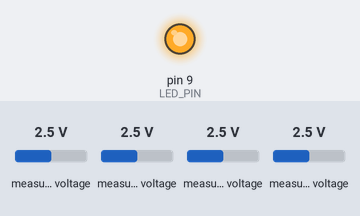
A sketch run on a simulated Arduino Uno, built with avr-gcc and run on an emulated ATmega328P. Shown: output pins drawn as LEDs (lit = HIGH). The inputs (shaded band) are chosen by the test bench; at power-on: measured voltage 2.5 V.

Above: at 4.0 s.
Timing chart, 0 to 11.1 s (numbered marks = the images above):
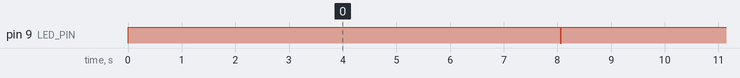

Measured:
- by itself, pin 9 (LED_PIN): repeats every 8.6 s: LOW 0.02 s, HIGH 0.25 s, LOW 0.25 s, HIGH 8.1 s

The sketch:

Van_Conversion3.ino
```cpp
/*
 * LiPo Balancer Top balance BMS control software:
 *  - Every 8 seconds wake up from sleep and take ADC readings from each channel of the ADS1115 16 bit ADCs.
 *  - Keep a moving average of the last few readings and calculate the cell voltages
 *  - Top balance the cells:
 *    # If any cell is > 0.02 volts from the minimum cell and the pack is above 24v then discharge the higher cells
 *
 *  - If any 1 cell leaves the 3.00 - 4.25volt range then do a slightly different flash pattern using the LED
 *
 *  The BMS draws about 500uA average current. It flashes an LED every 8 seconds to indicate that it is alive.
 */

// **** INCLUDES *****
#include "LowPower.h"
#include "Average.h"
#include <Wire.h>
#include <Adafruit_ADS1015.h>

// **** DEFINES ******
#define DC_CELL_0_PIN                     A3
#define DC_CELL_1_PIN                     A2
#define DC_CELL_2_PIN                     A1
#define DC_CELL_3_PIN                     A0
#define DC_CELL_4_PIN                     13
#define DC_CELL_5_PIN                     12
#define LED_PIN                           9

#define CELL_0_V_CONST                    0.99069         // These are calibration constants which I calculated by apply voltages to pins and seeing what ADC readings they gave
#define CELL_1_V_CONST                    0.99790
#define CELL_2_V_CONST                    0.99840
#define CELL_3_V_CONST                    1.00463
#define CELL_4_V_CONST                    1.00171
#define CELL_5_V_CONST                    1.00249

#define MIN_CELL_VOLTAGE                  3000            // The Warning LED flash starts when any cell dips below this voltage
#define MAX_CELL_VOLTAGE                  4250            // Likewise if a cell goes above this

#define BALANCE_PACK_VOLTAGE_KICK_IN_MV   24000           // Don't do any balancing unless the pack is above this voltage. We aim to top balance
#define START_BALANCING_THRESHOLD_MV      20              // Only balance if cells are mismatched more than this voltage

#define FILTER_LENGTH                     12              // Length of the moving average filter in which cell_voltages are filtered. 12 @ 8secs/reading = 96 second refresh

//#define DEBUG                                           // If this is commented out then the BMS uses a slightly smaller amount of power.

// **** Function declarations *****
void Read_Voltages();
void Check_Cell_ranges();
void Stop_Discharges();
void Set_Discharges();
void Print_Cell_Voltages();
void Initialise_Avg_Filters();

// **** Variables *****
int Pack_mVoltage;
int Cell_mVoltage[6];
float Cell_ADC_Readings[6];

byte Cell_Warning_Flags;
byte Cell_Discharge_Flags;

Adafruit_ADS1115 ads1(0x48);
Adafruit_ADS1115 ads2(0x49);

Average          Average0(FILTER_LENGTH);
Average          Average1(FILTER_LENGTH);
Average          Average2(FILTER_LENGTH);
Average          Average3(FILTER_LENGTH);
Average          Average4(FILTER_LENGTH);
Average          Average5(FILTER_LENGTH);
Average          Average6(FILTER_LENGTH);                                                                                // This one is for the pack voltage

// ######################################################################################################################
// ----------------------------------------------------------------------------------------------------------------------
// ######################################################################################################################
void setup(void)
{
  #ifdef DEBUG
    // Start USART
    Serial.begin(115200);
    Serial.println("Starting Up...");
    delay(50);
  #endif

  //Configure pins
  pinMode(LED_PIN, OUTPUT);
  pinMode(DC_CELL_0_PIN, OUTPUT);
  pinMode(DC_CELL_1_PIN, OUTPUT);
  pinMode(DC_CELL_2_PIN, OUTPUT);
  pinMode(DC_CELL_3_PIN, OUTPUT);
  pinMode(DC_CELL_4_PIN, OUTPUT);
  pinMode(DC_CELL_5_PIN, OUTPUT);

  digitalWrite(LED_PIN, HIGH);                                                                                          // LED is active LOW
  Stop_Discharges();

  // Start the ADC drivers
  ads1.setGain(GAIN_ONE);
  ads1.begin();

  ads2.setGain(GAIN_ONE);
  ads2.begin();

  Initialise_Avg_Filters();
}

void loop(void)
{
  LowPower.powerDown(SLEEP_8S, ADC_OFF, BOD_ON);                                                                        // This enters a very low power mode

  Stop_Discharges();                                                                                                    // Don't want cell discharging to effect ADC readings
  delay(1);                                                                                                             // Allow things to settle before reading ADCs

  Read_Voltages();                                                                                                      // Read all the ADC channels once
  digitalWrite(LED_PIN, LOW);                                                                                           // Flash indicator LED to show system is active
  Check_Cell_ranges();                                                                                                  // If any cell out of range, warn of that
  Set_Discharges();                                                                                                     // Start any cells >4.15v discharging

  #ifdef DEBUG
    Print_Cell_Voltages();
    delay(60);                                                                                                          // Data needs time to export
  #else
    LowPower.idle(SLEEP_15MS, ADC_OFF, TIMER2_OFF, TIMER1_OFF, TIMER0_OFF, SPI_OFF, USART0_OFF, TWI_OFF);
  #endif

  digitalWrite(LED_PIN, HIGH);                                                                                          // Turn LED off before going low power again

  if(Cell_Warning_Flags)  {
    LowPower.idle(SLEEP_250MS, ADC_OFF, TIMER2_OFF, TIMER1_OFF, TIMER0_OFF, SPI_OFF, USART0_OFF, TWI_OFF);
    digitalWrite(LED_PIN, LOW);
    LowPower.idle(SLEEP_250MS, ADC_OFF, TIMER2_OFF, TIMER1_OFF, TIMER0_OFF, SPI_OFF, USART0_OFF, TWI_OFF);
    digitalWrite(LED_PIN, HIGH);
  }
}

// ######################################################################################################################
// ----------------------------------------------------------------------------------------------------------------------
// ######################################################################################################################
void Read_Voltages()
{
  // Read the ADCs to calculate the cell voltages. Use an average filter so that the CellVoltages are averaged over the last 10 readings.

  Cell_ADC_Readings[0] = (float)ads1.readADC_SingleEnded(3) * CELL_0_V_CONST;
  Cell_ADC_Readings[1] = (float)ads1.readADC_SingleEnded(2) * CELL_1_V_CONST;
  Cell_ADC_Readings[2] = (float)ads2.readADC_SingleEnded(3) * CELL_2_V_CONST;
  Cell_ADC_Readings[3] = (float)ads2.readADC_SingleEnded(2) * CELL_3_V_CONST;
  Cell_ADC_Readings[4] = (float)ads2.readADC_SingleEnded(1) * CELL_4_V_CONST;
  Cell_ADC_Readings[5] = (float)ads2.readADC_SingleEnded(0) * CELL_5_V_CONST;

  Pack_mVoltage = Average6.Rolling_Average(Cell_ADC_Readings[5]);

  Cell_mVoltage[0] = (int)Cell_ADC_Readings[0];
  Cell_mVoltage[1] = (int)(Cell_ADC_Readings[1] - Cell_ADC_Readings[0]);
  Cell_mVoltage[2] = (int)(Cell_ADC_Readings[2] - Cell_ADC_Readings[1]);
  Cell_mVoltage[3] = (int)(Cell_ADC_Readings[3] - Cell_ADC_Readings[2]);
  Cell_mVoltage[4] = (int)(Cell_ADC_Readings[4] - Cell_ADC_Readings[3]);
  Cell_mVoltage[5] = (int)(Cell_ADC_Readings[5] - Cell_ADC_Readings[4]);

  Cell_mVoltage[0] = Average0.Rolling_Average(Cell_mVoltage[0]);
  Cell_mVoltage[1] = Average1.Rolling_Average(Cell_mVoltage[1]);
  Cell_mVoltage[2] = Average2.Rolling_Average(Cell_mVoltage[2]);
  Cell_mVoltage[3] = Average3.Rolling_Average(Cell_mVoltage[3]);
  Cell_mVoltage[4] = Average4.Rolling_Average(Cell_mVoltage[4]);
  Cell_mVoltage[5] = Average5.Rolling_Average(Cell_mVoltage[5]);
}

// ######################################################################################################################
// ----------------------------------------------------------------------------------------------------------------------
// ######################################################################################################################
void Check_Cell_ranges()
{
  // If any cell deviates from the 3.00v - 4.21v range then indicate this using the LED
  Cell_Warning_Flags = 0;

  if(Cell_mVoltage[0] > MAX_CELL_VOLTAGE || Cell_mVoltage[0] < MIN_CELL_VOLTAGE) {
    Cell_Warning_Flags |= 0b10000001;
  }
  if(Cell_mVoltage[1] > MAX_CELL_VOLTAGE || Cell_mVoltage[1] < MIN_CELL_VOLTAGE) {
    Cell_Warning_Flags |= 0b10000010;
  }
  if(Cell_mVoltage[2] > MAX_CELL_VOLTAGE || Cell_mVoltage[2] < MIN_CELL_VOLTAGE) {
    Cell_Warning_Flags |= 0b10000100;
  }
  if(Cell_mVoltage[3] > MAX_CELL_VOLTAGE || Cell_mVoltage[3] < MIN_CELL_VOLTAGE) {
    Cell_Warning_Flags |= 0b10001000;
  }
  if(Cell_mVoltage[4] > MAX_CELL_VOLTAGE || Cell_mVoltage[4] < MIN_CELL_VOLTAGE) {
    Cell_Warning_Flags |= 0b10010000;
  }
  if(Cell_mVoltage[5] > MAX_CELL_VOLTAGE || Cell_mVoltage[5] < MIN_CELL_VOLTAGE) {
    Cell_Warning_Flags |= 0b10100000;
  }
}

// ######################################################################################################################
// ----------------------------------------------------------------------------------------------------------------------
// ######################################################################################################################
void Set_Discharges()
{
  Cell_Discharge_Flags = 0;

  // 1) identify the cell with the lowest voltage
  int Minimum_Cell_mV = Cell_mVoltage[0];
  int Minimum_Cell_Index = 0;

  for (int i=1; i<6; i++)
  {
     if (Cell_mVoltage[i] < Minimum_Cell_mV)
     {
         Minimum_Cell_mV = Cell_mVoltage[i];
         Minimum_Cell_Index = i;
      }
  }

  // 2) identify the cell with the highest voltage
  int Maximum_Cell_mV = Cell_mVoltage[0];
  int Maximum_Cell_Index = 0;

  for (int i=1; i<6; i++)
  {
     if (Cell_mVoltage[i] > Maximum_Cell_mV)
     {
         Maximum_Cell_mV = Cell_mVoltage[i];
         Maximum_Cell_Index = i;
      }
  }

  // 3) if the difference between min and max cell voltages is < than START_BALANCING_THRESHOLD_MV then do nothing
  if(Maximum_Cell_mV - Minimum_Cell_mV < START_BALANCING_THRESHOLD_MV)  {
    return;
  }

  // 4) Otherwise if battery > BALANCE_PACK_VOLTAGE_KICK_IN_MV then discharge all cells which are > START_BALANCING_THRESHOLD_MV from the lowest cell
  if(Pack_mVoltage < BALANCE_PACK_VOLTAGE_KICK_IN_MV) {
    return;
  }

  if(Cell_mVoltage[0] - Minimum_Cell_mV > START_BALANCING_THRESHOLD_MV) {
    digitalWrite(DC_CELL_0_PIN, HIGH);
    Cell_Discharge_Flags |= 0b10000001;
  }
  if(Cell_mVoltage[1] - Minimum_Cell_mV > START_BALANCING_THRESHOLD_MV) {
    digitalWrite(DC_CELL_1_PIN, HIGH);
    Cell_Discharge_Flags |= 0b10000010;
  }
  if(Cell_mVoltage[2] - Minimum_Cell_mV > START_BALANCING_THRESHOLD_MV) {
    digitalWrite(DC_CELL_2_PIN, HIGH);
    Cell_Discharge_Flags |= 0b10000100;
  }
  if(Cell_mVoltage[3] - Minimum_Cell_mV > START_BALANCING_THRESHOLD_MV) {
    digitalWrite(DC_CELL_3_PIN, HIGH);
    Cell_Discharge_Flags |= 0b10001000;
  }
  if(Cell_mVoltage[4] - Minimum_Cell_mV > START_BALANCING_THRESHOLD_MV) {
    digitalWrite(DC_CELL_4_PIN, HIGH);
    Cell_Discharge_Flags |= 0b10010000;
  }
  if(Cell_mVoltage[5] - Minimum_Cell_mV > START_BALANCING_THRESHOLD_MV) {
    digitalWrite(DC_CELL_5_PIN, HIGH);
    Cell_Discharge_Flags |= 0b10100000;
  }
}

// ######################################################################################################################
// ----------------------------------------------------------------------------------------------------------------------
// ######################################################################################################################
void Stop_Discharges()
{
  // Ensure no cell discharging
  digitalWrite(DC_CELL_0_PIN, LOW);
  digitalWrite(DC_CELL_1_PIN, LOW);
  digitalWrite(DC_CELL_2_PIN, LOW);
  digitalWrite(DC_CELL_3_PIN, LOW);
  digitalWrite(DC_CELL_4_PIN, LOW);
  digitalWrite(DC_CELL_5_PIN, LOW);
}

// ######################################################################################################################
// ----------------------------------------------------------------------------------------------------------------------
// ######################################################################################################################
void Print_Cell_Voltages()
{
  // Display to Debug
  Serial.print("C1: "); Serial.print(Cell_mVoltage[0]);
  Serial.print(", C2: "); Serial.print(Cell_mVoltage[1]);
  Serial.print(", C3: "); Serial.print(Cell_mVoltage[2]);
  Serial.print(", C4: "); Serial.print(Cell_mVoltage[3]);
  Serial.print(", C5: "); Serial.print(Cell_mVoltage[4]);
  Serial.print(", C6: "); Serial.print(Cell_mVoltage[5]);
  Serial.print(", Pack: "); Serial.println(Pack_mVoltage);

  if(Cell_Warning_Flags)  {
    Serial.print("WARNING - CELL OUT OF RANGE: "); Serial.println(Cell_Warning_Flags, BIN);
  }

  if(Cell_Discharge_Flags)  {
    Serial.print("D/C Cells: "); Serial.println(Cell_Discharge_Flags, BIN);
  }
}

// ######################################################################################################################
// ----------------------------------------------------------------------------------------------------------------------
// ######################################################################################################################
void Initialise_Avg_Filters()
{
  for(int i = 0; i < FILTER_LENGTH; i++) {
    Average0.Rolling_Average(4000);
    Average1.Rolling_Average(4000);
    Average2.Rolling_Average(4000);
    Average3.Rolling_Average(4000);
    Average4.Rolling_Average(4000);
    Average5.Rolling_Average(4000);

    Average6.Rolling_Average(24000);
  }
}
```

Average.h
```cpp
#include "Arduino.h"

class Average
{
  public:
    Average(unsigned char Size);
    int Rolling_Average(int Value);
    float Fraction_Filter(float Value);
    void Set_Fraction_Filter(float Value);
    void Set_Fraction_Filter_Const(float A, float B);

  private:
    int Num_Buffer[32];
    unsigned char Index;
    unsigned char FILTER_SIZE;
    float FF_Current = 0;
    float FF_A = 0.5;
    float FF_B = 0.5;
};

Average::Average(unsigned char Size)
{
  this->FILTER_SIZE = Size;
  this->Index = 0;

  unsigned char i;
  for(i = 0;i < FILTER_SIZE;i++)
    this->Num_Buffer[i] = 0;
}

int Average::Rolling_Average(int Value)
{
  this->Num_Buffer[this->Index] = Value;                                // Put new value into buffer array.
  this->Index++;

  if(this->Index == FILTER_SIZE)                                        // Roll back Index if it overflows
    this->Index = 0;

  unsigned char i;
  long sum = 0;
  for(i = 0;i < FILTER_SIZE;i++)
    sum += this->Num_Buffer[i];

  return(sum/FILTER_SIZE);
}

float Average::Fraction_Filter(float Value)
{
  FF_Current = (FF_A*FF_Current) + (FF_B*Value);

  return(FF_Current);
}

void Average::Set_Fraction_Filter_Const(float A, float B)
{
  FF_A = A;
  FF_B = B;
}

void Average::Set_Fraction_Filter(float Value)
{
  FF_Current = Value;
}
```
